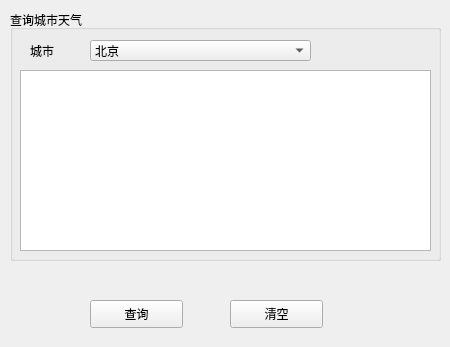
<?xml version="1.0" encoding="UTF-8"?>
<ui version="4.0">
 <class>Form</class>
 <widget class="QWidget" name="Form">
  <property name="geometry">
   <rect>
    <x>0</x>
    <y>0</y>
    <width>450</width>
    <height>347</height>
   </rect>
  </property>
  <property name="windowTitle">
   <string>Form</string>
  </property>
  <widget class="QGroupBox" name="groupBox">
   <property name="geometry">
    <rect>
     <x>10</x>
     <y>10</y>
     <width>431</width>
     <height>251</height>
    </rect>
   </property>
   <property name="title">
    <string>查询城市天气</string>
   </property>
   <widget class="QComboBox" name="weatherComboBox">
    <property name="geometry">
     <rect>
      <x>80</x>
      <y>30</y>
      <width>221</width>
      <height>21</height>
     </rect>
    </property>
    <item>
     <property name="text">
      <string>北京</string>
     </property>
    </item>
    <item>
     <property name="text">
      <string>天津</string>
     </property>
    </item>
    <item>
     <property name="text">
      <string>上海</string>
     </property>
    </item>
   </widget>
   <widget class="QTextEdit" name="resultText">
    <property name="geometry">
     <rect>
      <x>10</x>
      <y>60</y>
      <width>411</width>
      <height>181</height>
     </rect>
    </property>
   </widget>
   <widget class="QLabel" name="label">
    <property name="geometry">
     <rect>
      <x>20</x>
      <y>30</y>
      <width>72</width>
      <height>21</height>
     </rect>
    </property>
    <property name="text">
     <string>城市</string>
    </property>
   </widget>
  </widget>
  <widget class="QPushButton" name="okButton">
   <property name="geometry">
    <rect>
     <x>90</x>
     <y>300</y>
     <width>93</width>
     <height>28</height>
    </rect>
   </property>
   <property name="text">
    <string>查询</string>
   </property>
  </widget>
  <widget class="QPushButton" name="clearBtn">
   <property name="geometry">
    <rect>
     <x>230</x>
     <y>300</y>
     <width>93</width>
     <height>28</height>
    </rect>
   </property>
   <property name="text">
    <string>清空</string>
   </property>
  </widget>
 </widget>
 <resources/>
 <connections>
  <connection>
   <sender>clearBtn</sender>
   <signal>clicked()</signal>
   <receiver>Form</receiver>
   <slot>clearResult()</slot>
   <hints>
    <hint type="sourcelabel">
     <x>270</x>
     <y>314</y>
    </hint>
    <hint type="destinationlabel">
     <x>363</x>
     <y>288</y>
    </hint>
   </hints>
  </connection>
  <connection>
   <sender>okButton</sender>
   <signal>clicked()</signal>
   <receiver>Form</receiver>
   <slot>queryWeather()</slot>
   <hints>
    <hint type="sourcelabel">
     <x>161</x>
     <y>313</y>
    </hint>
    <hint type="destinationlabel">
     <x>64</x>
     <y>286</y>
    </hint>
   </hints>
  </connection>
 </connections>
 <slots>
  <slot>clearResult()</slot>
  <slot>queryWeather()</slot>
 </slots>
</ui>
